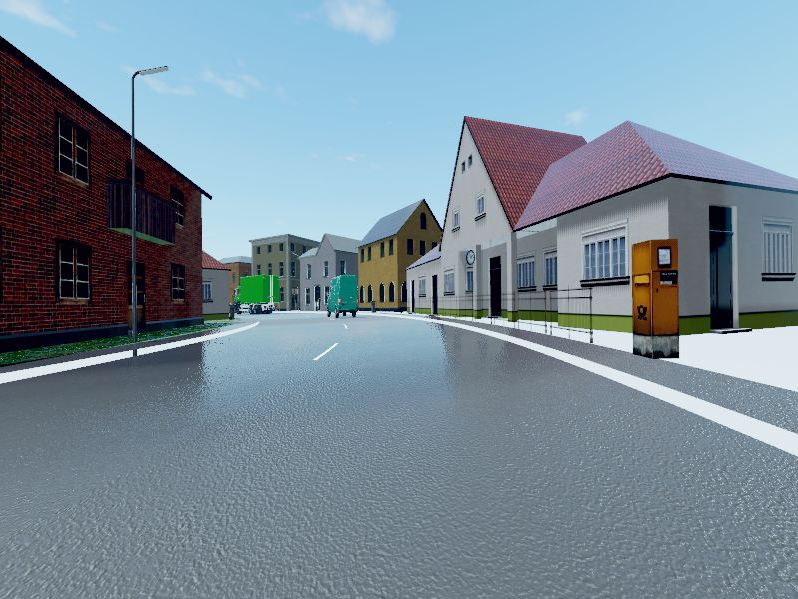
#> input picture section_2_sensor_data_processing/ipm_assets/images/vr_1.png, 798 x 599 px; the run also reads 1 picture not shown here
$ jupyter execute --allow-errors 7_cam_semantic_grid_mapping_solution.ipynb
#> lines starting #> are read from the running program, lines starting #| are printed output that depends on the picture
# __Assignment: Camera-based Semantic Grid Mapping__

Welcome to the assignment **Camera-based Semantic Grid Mapping**.

In this assignment, we will use images taken from multiple vehicle-mounted cameras to obtain a **360° bird's eye view (BEV)** of the road.  Our approach will be based on **inverse perspective mapping (IPM)**.

Then, we will use IPM on semantically segmented images to get a **semantic grid map** of the vehicle's surroundings, as shown in the picture below.

The semantic grid maps are similar to occupancy grid maps and give information about what kind of objects are on the road in a top-down view.

The semantic grid map we will obtain makes the tasks of planning and prediction easier.

In this assignment we will walk through the following steps:

- Load images, and the camera parameters.
- Use OpenCV to apply the inverse perspective mapping.
- Use the pinhole camera model.
- Apply coordinate system transformations.
- Perform IPM.
- Stitch multiple images in BEV.

Let's start by importing all the necessary packages for this assignment:

[cell 1]
import cv2
import numpy as np
import json
import matplotlib.pyplot as plt
import os

[cell 2]
def show_image(img, title=None):
    """this function shows an opencv image in this notebook"""
    rgb_img = cv2.cvtColor(img, cv2.COLOR_BGR2RGB)
    plt.imshow(rgb_img)
    if title is not None:
        plt.title(title)
    plt.show()

# Example of the Inputs

We will start this assignment by applying **IPM using RGB images** (not segmented) captured by vehicle-mounted cameras in a simulator (VTD). The image loaded by the following code segment was captured by the front right camera of the vehicle.

[cell 3]
# read image
img = cv2.imread("ipm_assets/images/vr_1.png")
#> img is the input picture: shape (599, 798, 3); mean B, G, R 152.4, 139.2, 120.3
# show image
show_image(img, "Original Image")

# __Task: Use OpenCV to perform IPM__
In this task, you will learn how to use OpenCV to transform an image taken by a camera into a BEV image. As shown in the image below.

This mapping can be achieved using a homogeneous transformation **P** (which we will call `P_cam_to_bev` in our code).
This transformation can map a point, in camera-image coordinates, to road coordinates (BEV coordinates).

Using the **homogeneous** coordinates **x<sub>c<sub>i</sub></sub>** for the camera image and **x<sub>r<sub>i</sub></sub>** for the road, we can map points **x<sub>c<sub>i</sub></sub>** to points **x<sub>r<sub>i</sub></sub>** using a matrix multiplication.

The homogenous transformation **P** is a **projective transformation** and can be written as a **3x3 matrix**:

$$ \large P =  \begin{bmatrix} p_{11} & p_{12} & p_{13} \\ p_{21} & p_{22} & p_{23}\\p_{31} & p_{32} & 1 \end{bmatrix}$$

Points in images coordinates get mapped to road coordinates as follows:

$$ \large \begin{bmatrix} w_i x_{r_i} \\ w_i y_{r_i} \\ w_i \end{bmatrix} = P \begin{bmatrix} x_{c_i} \\ y_{c_i} \\ 1 \end{bmatrix}$$

Using the equation above and by knowing **four source points in the image** coordinates and their **corresponding four points in the road coordiantes** we can solve a system of equations for the 8 unknown parameters of **P**.

Thankfully OpenCV provides a method to do this!

Using `cv2.getPerspectiveTransform()`, which takes `source_coordinates` (**x<sub>c<sub>1</sub></sub>, x<sub>c<sub>2</sub></sub>, x<sub>c<sub>3</sub></sub>, x<sub>c<sub>4</sub></sub>**) and `destination_coordinates` (**x<sub>r<sub>1</sub></sub>, x<sub>r<sub>2</sub></sub>, x<sub>r<sub>3</sub></sub>, x<sub>r<sub>4</sub></sub>**) as parameters, we can calculate the matrix of a transformation from the provided source points to the destination points. Internally this function applies gaussian elimination (default, other methods found [here](https://docs.opencv.org/master/d2/de8/group__core__array.html#gaaf9ea5dcc392d5ae04eacb9920b9674c) to calculate the elements of the perspective mapping matrix.

Your task is to provide 4 source and 4 destinations point for `getPerspectiveTransform()`.
The source points sould be provided in image coordinates (x<sub>c<sub>i</sub></sub>,y<sub>c<sub>i</sub></sub>).

A practical way to achieve this is by choosing the points in a way that they form a rectangle in the top-down view.

Then you will apply the resulting transformation matrix to produce a BEV image using `cv2.warpPerpective()`.

Replace the `None` placeholders with your code.

#### __Hints__:
- The source and destination points need to be provided as py python lists
- (Only for **local usage**, doesn't work for JupyterHub) `cv2.show()` is used to plot the input image. Hover over the image. The current position of the mouse in image coordinates is plotted on the bottom left corner. Use this to get the source points coordinates. You can increase the time in `cv2.waitKey()` (specified in milliseconds) which sets for how long the plot is shown. Use `cv2.getPerspectiveTransform()` to calculate the inverse prspective mapping matrix. Refer to the [documentation](https://docs.opencv.org/4.x/da/d54/group__imgproc__transform.html#ga20f62aa3235d869c9956436c870893ae) for more details.
- Use `cv2.warpPerpective()` to apply the calculated perspective mapping matrix on the input image. Refer to the [documentation](https://docs.opencv.org/4.x/da/d54/group__imgproc__transform.html#gaf73673a7e8e18ec6963e3774e6a94b87) for more details.

[cell 4]
# size of output image
height, width = 600, 400

# define the source points
x_c_1, x_c_2, x_c_3, x_c_4 = [344,340], [510,340], [747,430], [231,430]

src_pts = np.float32([x_c_1, x_c_2, x_c_3, x_c_4])
# define the destination points
x_r_1, x_r_2, x_r_3, x_r_4 = [0.5 * width, height *0.7], [0.9 * width, height * 0.7], [0.9 * width, height * 0.9],[0.5 * width, height * 0.9]

dst_pts =np.float32([x_r_1, x_r_2, x_r_3, x_r_4])

# calculated the perspective transform matrix
P_cam_to_bev = cv2.getPerspectiveTransform(src_pts, dst_pts)
#print (P_cam_to_bev)

# caculate the output image
output = cv2.warpPerspective(img ,P_cam_to_bev, (width,height))
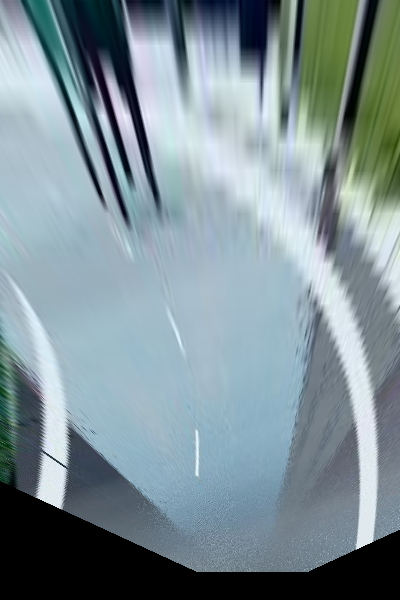
#> output: shape (600, 400, 3); mean B, G, R 150.2, 143.8, 126.1

show_image(output, "Output Image")

In the following, we will draw a trapezoid connecting the source points in the image and perform the calculated transformation on the image again to see how the trapezoid is mapped.

[cell 5]
# function to draw a line
def draw_line(image, pt1, pt2, color=(0,0,255), thickness=5):
#> called with pt1 = array of shape (2,), pt2 = array of shape (2,), color = (0, 0, 255), thickness = 5
    print(pt1, pt2)
#| [344. 340.] [510. 340.]
    cv2.line(image, pt1.astype(int), pt2.astype(int), color, thickness)

# function to draw rectanges:
def draw_rectange(image, pts, color=(0,0,255), thickness=5):
    draw_line(image, pts[0], pts[1], color, thickness)
    draw_line(image, pts[1], pts[2], color, thickness)
#| [510. 340.] [747. 430.]
    draw_line(image, pts[2], pts[3], color, thickness)
#| [747. 430.] [231. 430.]
    draw_line(image, pts[3], pts[0], color, thickness)
#> call 4 of draw_line, with pt1 = array of shape (2,), pt2 = array of shape (2,), color = (0, 0, 255), thickness = 5
#| [231. 430.] [344. 340.]
#> in draw_line (call 4), `cv2.line(image, pt1.astype(int), pt2.astype(int), color, thickness)`:
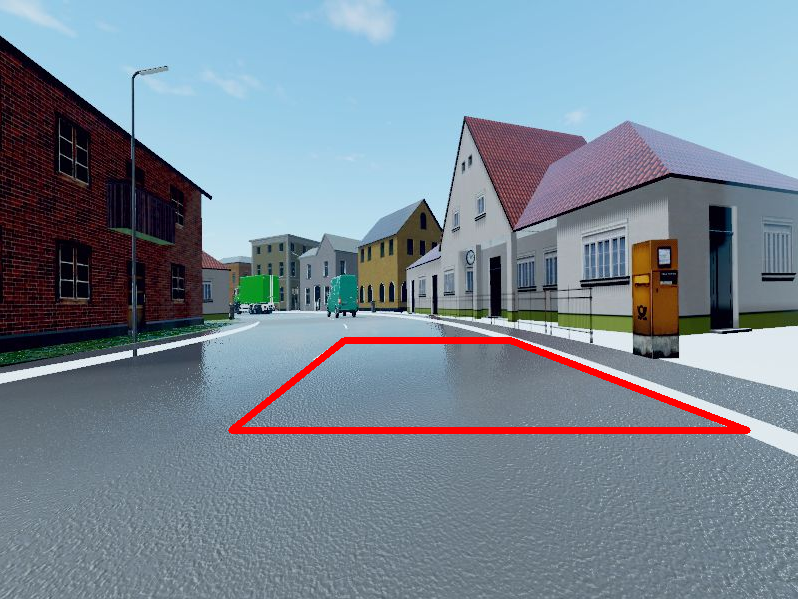
#> image: shape (599, 798, 3); mean B, G, R 149.8, 136.8, 122

[cell 6]
# draw a rectange that shows the source point
draw_rectange(img, src_pts)
# draw a rectangle that shows the destination points
#draw_rectange(output, dst_pts)
# caculate the output image
output =cv2.warpPerspective(img ,P_cam_to_bev, (width,height))


show_image(img, "Input Image")
#> (the rest of the program and of its run is left out)
